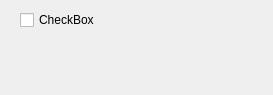
<?xml version="1.0" encoding="UTF-8"?>
<ui version="4.0">
 <class>LogGui</class>
 <widget class="QWidget" name="LogGui">
  <property name="geometry">
   <rect>
    <x>0</x>
    <y>0</y>
    <width>273</width>
    <height>95</height>
   </rect>
  </property>
  <property name="windowTitle">
   <string>Form</string>
  </property>
  <widget class="QCheckBox" name="checkBox">
   <property name="geometry">
    <rect>
     <x>20</x>
     <y>10</y>
     <width>80</width>
     <height>20</height>
    </rect>
   </property>
   <property name="text">
    <string>CheckBox</string>
   </property>
  </widget>
 </widget>
 <resources/>
 <connections/>
</ui>
